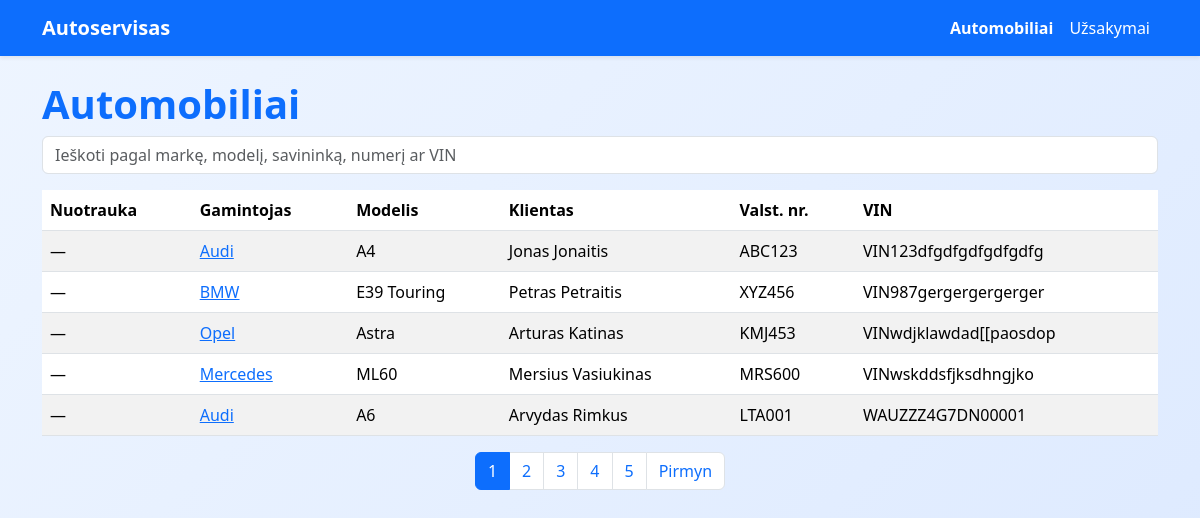
The app's page /automobiliai/ with its own data.
### autoservice/models.py (models this page shows, shortened)
class Car(models.Model):
    make = models.CharField(verbose_name="Gamintojas", max_length=100)
    model = models.CharField(verbose_name="Modelis", max_length=100)
    license_plate = models.CharField(verbose_name="Valstybinis numeris", max_length=20)
    vin_code = models.CharField(verbose_name="VIN kodas", max_length=50)
    client_name = models.CharField(verbose_name="Klientas", max_length=200)
    photo = models.ImageField(upload_to="car_photos/", null=True, blank=True, verbose_name="Nuotrauka")
    class Meta:
        verbose_name = "Automobilis"
        verbose_name_plural = "Automobiliai"

### autoservice/views.py (the view)
# urls.py: path("automobiliai/", views.automobiliai, name="automobiliai"),
def automobiliai(request):
    cars = Car.objects.all()
    paginator = Paginator(cars, 5)  # 5 automobiliai per puslapį
    page_number = request.GET.get("page")
    page_obj = paginator.get_page(page_number)
    return render(request, "automobiliai.html", {"cars": page_obj})

### autoservice/templates/automobiliai.html (shortened to what this page needs)
{% extends "base.html" %}
{% block content %}
<h1>Automobiliai</h1>
<form method="get" action="{% url 'car_search' %}" class="mb-3">
    <input type="text" name="q" class="form-control" placeholder="Ieškoti pagal markę, modelį, savininką, numerį ar VIN">
</form>
{% if cars %}
<table class="table table-striped">
    <thead>
        <tr>
            <th>Nuotrauka</th>
            <th>Gamintojas</th>
            <th>Modelis</th>
            <th>Klientas</th>
            <th>Valst. nr.</th>
            <th>VIN</th>
        </tr>
    </thead>
    <tbody>
    {% for car in cars %}
        <tr>
            <td>
                {% if car.photo %}
                    <img src="{{ car.photo.url }}" alt="Nuotrauka" style="height:60px;">
                {% else %}
                    —
                {% endif %}
            </td>
            <td>
                <a href="{% url 'automobilis' car.id %}">
                    {{ car.make }}
                </a>
            </td>
            <td>{{ car.model }}</td>
            <td>{{ car.client_name }}</td>
            <td>{{ car.license_plate }}</td>
            <td>{{ car.vin_code }}</td>
        </tr>
    {% endfor %}
    </tbody>
</table>
{% else %}
<p>Nėra registruotų automobilių.</p>
{% endif %}
{% if cars.has_other_pages %}
<nav>
    <ul class="pagination justify-content-center">
        {% for num in cars.paginator.page_range %}
            {% if cars.number == num %}
                <li class="page-item active">
                    <span class="page-link">{{ num }}</span>
                </li>
            {% else %}
                <li class="page-item">
                    <a class="page-link" href="?page={{ num }}">{{ num }}</a>
                </li>
            {% endif %}
        {% endfor %}
        {% if cars.has_next %}
            <li class="page-item">
                <a class="page-link" href="?page={{ cars.next_page_number }}">Pirmyn</a>
            </li>
        {% endif %}
    </ul>
</nav>
{% endif %}
{% endblock %}

### autoservice/static/css/styles.css (style rules this page uses)
body { background: linear-gradient(135deg, #eef5ff 0%, #dce9ff 100%); font-family: "Segoe UI", sans-serif; min-height: 100vh; }
h1, h2, h3 { color: #0d6efd; font-weight: 600; }
.table tbody tr { transition: background-color 0.2s ease; }

### records on screen
Car: make "Audi", model "A4", client_name "Jonas Jonaitis", license_plate "ABC123", vin_code "VIN123dfgdfgdfgdfgdfg"
Car: make "BMW", model "E39 Touring", client_name "Petras Petraitis", license_plate "XYZ456", vin_code "VIN987gergergergerger"
Car: make "Opel", model "Astra", client_name "Arturas Katinas", license_plate "KMJ453", vin_code "VINwdjklawdad[[paosdop"
Car: make "Mercedes", model "ML60", client_name "Mersius Vasiukinas", license_plate "MRS600", vin_code "VINwskddsfjksdhngjko"
Car: make "Audi", model "A6", client_name "Arvydas Rimkus", license_plate "LTA001", vin_code "WAUZZZ4G7DN00001"

### other values on screen
{{ num }} "1"
{{ num }} "2" "3" "4" "5"
